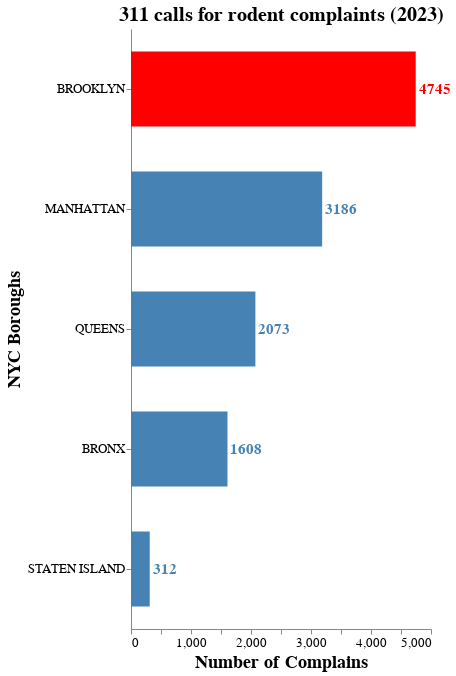

Notebook cell for this chart:
### Code cell
bars2023 = alt.Chart(year2023.head(5)).mark_bar(size=75).encode(
    x = alt.X("count", title="Number of Complains"),
    y = alt.Y('Borough:N', title="NYC Boroughs").sort('-x'),
    color= alt.condition(
        alt.datum.count > 4500, 
        alt.value("red"),
        alt.value("steelblue"))
)

text2023 = bars2023.mark_text(
    align='left',
    baseline='middle',
    dx=3,  # Nudges text to right so it doesn't appear on top of the bar
    fontStyle='bold',
    fontSize= 15
).encode(text='count:Q')

complains2023 = (bars2023 + text2023).properties(width = 'container', height = 600, 
    title = "311 calls for rodent complaints (2023)").configure_title(
    fontSize=20).configure_view(strokeWidth=0).configure_axis(labelFontSize=13,
    titleFontSize=18, grid=False)

complains2023

### Figure 1 — Vega-Lite specification as saved in the notebook (floating-point values rounded to 4 significant figures)
{"config": {"view": {"continuousWidth": 300, "continuousHeight": 300, "strokeWidth": 0}, "axis": {"grid": false, "labelFontSize": 13, "titleFontSize": 18}, "title": {"fontSize": 20}}, "layer": [{"mark": {"type": "bar", "size": 75}, "encoding": {"color": {"condition": {"test": "(datum.count > 4500)", "value": "red"}, "value": "steelblue"}, "x": {"field": "count", "title": "Number of Complains", "type": "quantitative"}, "y": {"field": "Borough", "sort": "-x", "title": "NYC Boroughs", "type": "nominal"}}}, {"mark": {"type": "text", "align": "left", "baseline": "middle", "dx": 3, "fontSize": 15, "fontStyle": "bold"}, "encoding": {"color": {"condition": {"test": "(datum.count > 4500)", "value": "red"}, "value": "steelblue"}, "text": {"field": "count", "type": "quantitative"}, "x": {"field": "count", "title": "Number of Complains", "type": "quantitative"}, "y": {"field": "Borough", "sort": "-x", "title": "NYC Boroughs", "type": "nominal"}}}], "data": {"name": "data-71effd56b4e7e685255bc9804ac24c74"}, "height": 600, "title": "311 calls for rodent complaints (2023)", "width": "container", "$schema": "https://vega.github.io/schema/vega-lite/v5.8.0.json", "datasets": {"data-71effd56b4e7e685255bc9804ac24c74": [{"year": 2023, "Borough": "BROOKLYN", "count": 4745}, {"year": 2023, "Borough": "MANHATTAN", "count": 3186}, {"year": 2023, "Borough": "QUEENS", "count": 2073}, {"year": 2023, "Borough": "BRONX", "count": 1608}, {"year": 2023, "Borough": "STATEN ISLAND", "count": 312}]}}
